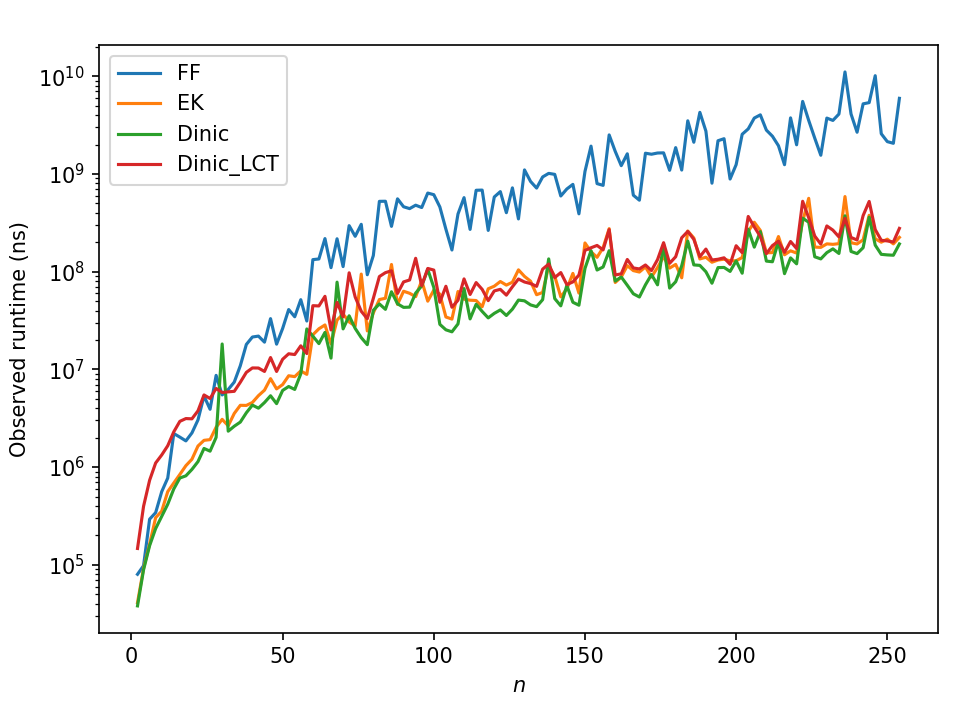

Reproduce this figure in Python.
import networkx as nx
import numpy as np
import matplotlib.pyplot as plt
import graph_classes
import time
import Alg_FF, Alg_EK, Alg_Dinic, Alg_Dinic_LCT


'''comparison between algorithms on complete graphs with unit capacity'''

alg_names = ["FF", "EK", "Dinic", "Dinic_LCT"]
Algs = [Alg_FF, Alg_EK, Alg_Dinic, Alg_Dinic_LCT]

times = {a: [] for a in alg_names}

for n in np.arange(2, 256, 2):
    U = 1
    G, s, t = graph_classes.complete_graph(n)
    nx.set_edge_attributes(G, 1, name="capacity")
    for i, Alg in enumerate(Algs):
        start = time.time_ns()
        Alg.max_flow(G, s, t)
        end = time.time_ns()
        times[alg_names[i]].append(end - start)
plt.figure()
for a in alg_names:
    plt.plot(np.arange(2, 256, 2), times[a], label=a)
plt.xlabel("$n$")
plt.ylabel("Observed runtime (ns)")
plt.legend()
plt.tight_layout()
plt.semilogy()
plt.savefig("alg_comparison.png", dpi=150)
plt.close()
